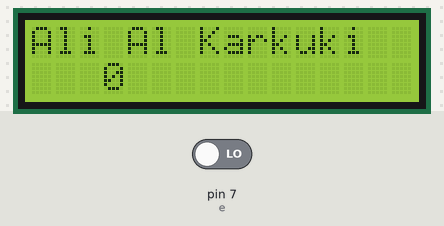
The sketch below on a simulated Arduino Uno, built with avr-gcc and run on an emulated ATmega328P. On the bench: 16×2 character LCD. The test bench sets the inputs (shaded band); at power-on: pin 7 (e) LOW. What the sketch prints to the serial monitor is not drawn.

Above: at 1.2 s.
1.3 s: pin 7 (e) driven HIGH
At 1.4 s:
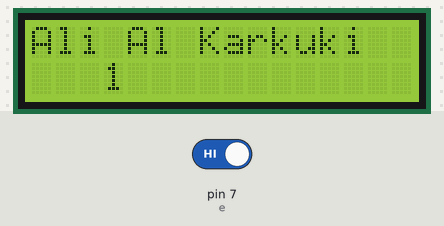
At 1.81 s:
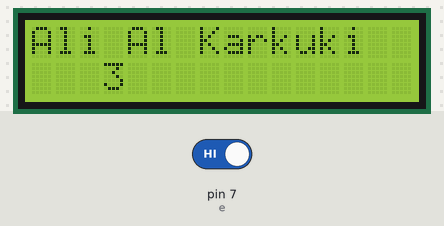
Timing chart, 0 to 4.3 s (numbered marks = the images above; inputs shaded):
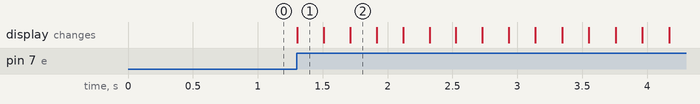

The sketch:

counter_lcd_x_blynk.ino
```cpp
//http://alialkarkuki.blogspot.com/
//Ali Al Karkuki

#include <LiquidCrystal_I2C.h>

LiquidCrystal_I2C lcd(0x27, 16, 2);
#define e 7
int a =0;


void setup() {
  // set up the LCD's number of columns and rows:
  Serial.begin(9600);
  lcd.begin();
  // Print a message to the LCD.
  lcd.print("Ali Al Karkuki");
  pinMode(e,INPUT);
}

void loop() {
  int button = digitalRead(e);


   lcd.setCursor(3, 1);
    lcd.print(a);
    Serial.print(a);


  if (button == HIGH) {
    a ++;
    lcd.setCursor(3, 1);
    lcd.print(a);
    Serial.print(a);
     delay(200);
    }

   //http://alialkarkuki.blogspot.com/
//Ali Al Karkuki


}
```

Measured:
- after the input at 1.3 s, the display: changes at once (image 1)
